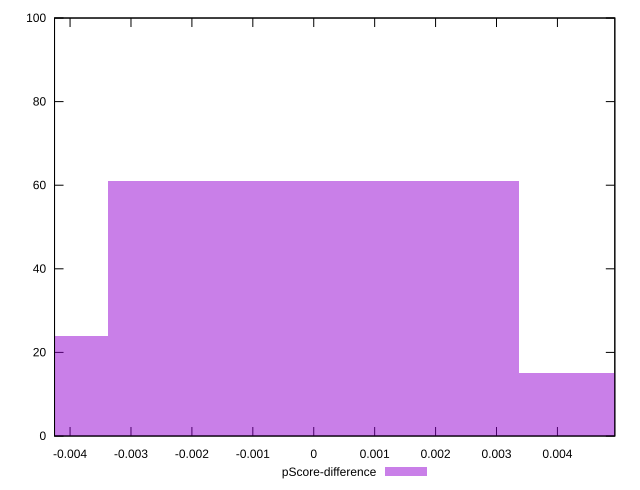

This figure's gnuplot source:
reset

$pScoreDifference <<EOF
0 61
-0.00674598798311804 24
0.00674598798311804 15
EOF

set key outside below
set boxwidth 0.00674598798311804
set xrange [-0.00425490840780729:0.004942257760971763]
set yrange [0:100]
set trange [0:100]
set style fill transparent solid 0.5 noborder
set terminal svg size 640, 490 enhanced background rgb 'white'
set output "reports/report_00033_2021-03-01T14-23-16.841Z/max-potential-fid/samples/astro-inner-cached/pScore-difference/histogram.svg"

plot $pScoreDifference title "pScore-difference" with boxes

reset
